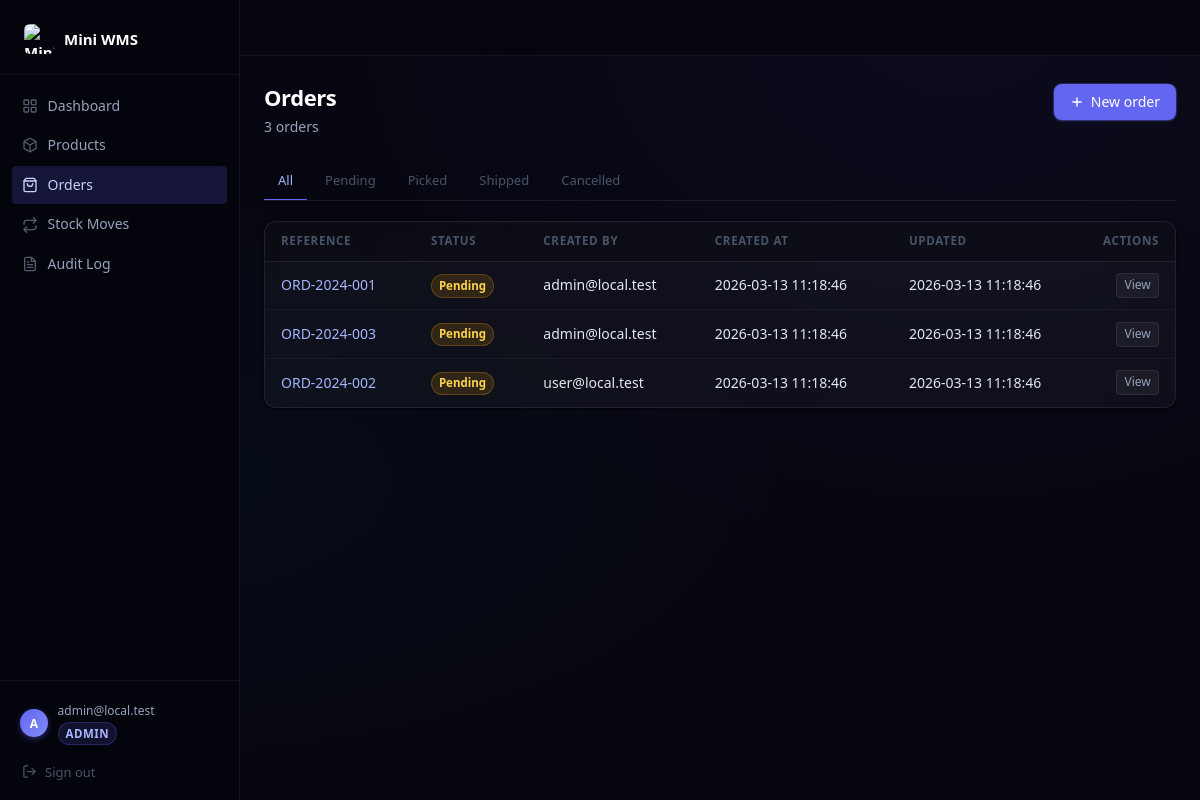
Screenshot of /orders.php (signed in) with the database file from the repository.
### tables this page shows
CREATE TABLE IF NOT EXISTS orders (
    id         INT UNSIGNED AUTO_INCREMENT PRIMARY KEY,
    reference  VARCHAR(64)  NOT NULL,
    status     ENUM('pending', 'picked', 'shipped', 'cancelled') NOT NULL DEFAULT 'pending',
    created_by INT UNSIGNED NOT NULL,
    created_at DATETIME NOT NULL DEFAULT CURRENT_TIMESTAMP,
    updated_at DATETIME NOT NULL DEFAULT CURRENT_TIMESTAMP ON UPDATE CURRENT_TIMESTAMP,
    UNIQUE KEY uq_orders_reference (reference),
    CONSTRAINT fk_orders_created_by FOREIGN KEY (created_by) REFERENCES users (id)
);

CREATE TABLE IF NOT EXISTS users (
    id            INT UNSIGNED AUTO_INCREMENT PRIMARY KEY,
    email         VARCHAR(255) NOT NULL,
    password_hash VARCHAR(255) NOT NULL,
    role          ENUM('admin', 'user') NOT NULL DEFAULT 'user',
    created_at    DATETIME NOT NULL DEFAULT CURRENT_TIMESTAMP,
    UNIQUE KEY uq_users_email (email)
);

### app/lib/validators.php (called while the page is built, shortened)
<?php
function sanitize_string(string $value, int $maxLen = 255): string
{
    return mb_substr(trim(strip_tags($value)), 0, $maxLen);
}

### app/config/db.php (called while the page is built, shortened)
<?php
function db(): PDO
{
    static $pdo = null;
    if ($pdo !== null) {
        return $pdo;
    }
    $host = $_ENV['DB_HOST'] ?? '127.0.0.1';
    $port = $_ENV['DB_PORT'] ?? '3306';
    $name = $_ENV['DB_NAME'] ?? 'mini_wms';
    $user = $_ENV['DB_USER'] ?? 'root';
    $pass = $_ENV['DB_PASS'] ?? '';
    $dsn = "mysql:host={$host};port={$port};dbname={$name};charset=utf8mb4";
    try {
        $pdo = new PDO($dsn, $user, $pass, [
            PDO::ATTR_ERRMODE            => PDO::ERRMODE_EXCEPTION,
            PDO::ATTR_DEFAULT_FETCH_MODE => PDO::FETCH_ASSOC,
            PDO::ATTR_EMULATE_PREPARES   => false,
            PDO::MYSQL_ATTR_INIT_COMMAND => "SET NAMES utf8mb4 COLLATE utf8mb4_unicode_ci",
        ]);
    } catch (PDOException $e) {
        error_log('[DB] Connection failed: ' . $e->getMessage(), 3, LOG_PATH);
        throw new RuntimeException('Database connection failed');
    }
    return $pdo;
}

### app/models/Order.php (called while the page is built, shortened)
<?php
class Order
{
    public static function count(string $status = ''): int
    {
        if ($status !== '') {
            $stmt = db()->prepare('SELECT COUNT(*) FROM orders WHERE status = :s');
            $stmt->execute([':s' => $status]);
        } else {
            $stmt = db()->query('SELECT COUNT(*) FROM orders');
        }
        return (int) $stmt->fetchColumn();
    }
    public static function findAll(string $status = '', int $page = 1, int $perPage = self::PER_PAGE): array
    {
        $offset = ($page - 1) * $perPage;
        $where  = $status !== '' ? 'WHERE o.status = :status' : '';
        $sql    = "SELECT o.*, u.email AS creator_email
                   FROM orders o
                   JOIN users u ON o.created_by = u.id
                   {$where}
                   ORDER BY o.created_at DESC
                   LIMIT :limit OFFSET :offset";
        $stmt = db()->prepare($sql);
        $stmt->bindValue(':limit',  $perPage, PDO::PARAM_INT);
        $stmt->bindValue(':offset', $offset,  PDO::PARAM_INT);
        $stmt->execute();
        return $stmt->fetchAll();
    }
}

### app/lib/auth.php (called while the page is built, shortened)
<?php
function e(string $s): string
{
    return htmlspecialchars($s, ENT_QUOTES | ENT_SUBSTITUTE, 'UTF-8');
}

### public/orders.php (the view, shortened to what this page needs)
<?php
require_once dirname(__DIR__) . '/app/config/bootstrap.php';
$status  = sanitize_string($_GET['status'] ?? '', 20);
$page    = max(1, (int)($_GET['page'] ?? 1));
$perPage = 20;
try {
    $total  = Order::count($status);
    $orders = Order::findAll($status, $page, $perPage);
} catch (\Throwable $e) {
    error_log('[orders] ' . $e->getMessage(), 3, LOG_PATH);
    $total = $pages = 0;
    $orders = [];
}
$statusLabels = [
    'pending'   => 'Pending',
    'picked'    => 'Picked',
    'shipped'   => 'Shipped',
    'cancelled' => 'Cancelled',
];
$statusColors = [
    'pending'   => 'warning',
    'picked'    => 'primary',
    'shipped'   => 'success',
    'cancelled' => 'danger',
];
?>
<div class="page-header">
    <div>
        <h1 class="page-title">Orders</h1>
        <?php if ($total > 0): ?>
        <p class="page-subtitle"><?= e((string)$total) ?> order<?= $total > 1 ? 's' : '' ?></p>
        <?php endif; ?>
    </div>
    <a href="order_new.php" class="btn btn-primary">
        <svg width="14" height="14" viewBox="0 0 24 24" fill="none" stroke="currentColor" stroke-width="2.5" stroke-linecap="round"><line x1="12" y1="5" x2="12" y2="19"/><line x1="5" y1="12" x2="19" y2="12"/></svg>
        New order
    </a>
</div>
<div class="status-tabs" role="tablist" aria-label="Filter by status">
    <a href="orders.php"
       class="tab-link <?= $status === '' ? 'active' : '' ?>"
       data-status="all" role="tab"
       aria-selected="<?= $status === '' ? 'true' : 'false' ?>">All</a>
    <a href="orders.php?status=pending"
       class="tab-link <?= $status === 'pending' ? 'active' : '' ?>"
       data-status="pending" role="tab"
       aria-selected="<?= $status === 'pending' ? 'true' : 'false' ?>">Pending</a>
    <a href="orders.php?status=picked"
       class="tab-link <?= $status === 'picked' ? 'active' : '' ?>"
       data-status="picked" role="tab"
       aria-selected="<?= $status === 'picked' ? 'true' : 'false' ?>">Picked</a>
    <a href="orders.php?status=shipped"
       class="tab-link <?= $status === 'shipped' ? 'active' : '' ?>"
       data-status="shipped" role="tab"
       aria-selected="<?= $status === 'shipped' ? 'true' : 'false' ?>">Shipped</a>
    <a href="orders.php?status=cancelled"
       class="tab-link <?= $status === 'cancelled' ? 'active' : '' ?>"
       data-status="cancelled" role="tab"
       aria-selected="<?= $status === 'cancelled' ? 'true' : 'false' ?>">Cancelled</a>
</div>
<?php if (empty($orders)): ?>
    <div class="empty-state">
        <svg width="40" height="40" viewBox="0 0 24 24" fill="none" stroke="currentColor" stroke-width="1.5"><path d="M6 2 3 6v14a2 2 0 0 0 2 2h14a2 2 0 0 0 2-2V6l-3-4z"/><line x1="3" y1="6" x2="21" y2="6"/><path d="M16 10a4 4 0 0 1-8 0"/></svg>
        <p>No orders<?= $status ? ' for this status' : '' ?>.</p>
        <a href="order_new.php" class="btn btn-primary btn-sm">Create an order</a>
    </div>
<?php else: ?>
<div class="table-wrap">
<table class="table">
    <thead>
        <tr>
            <th>Reference</th>
            <th>Status</th>
            <th>Created by</th>
            <th>Created at</th>
            <th>Updated</th>
            <th class="col-actions">Actions</th>
        </tr>
    </thead>
    <tbody>
    <?php foreach ($orders as $order): ?>
        <tr data-href="order_view.php?id=<?= (int)$order['id'] ?>">
            <td class="font-medium"><a href="order_view.php?id=<?= (int)$order['id'] ?>"><?= e($order['reference']) ?></a></td>
            <td><span class="badge badge-<?= e($statusColors[$order['status']] ?? 'secondary') ?>"><?= e($statusLabels[$order['status']] ?? $order['status']) ?></span></td>
            <td class="text-muted"><?= e($order['creator_email']) ?></td>
            <td class="text-muted"><?= e($order['created_at']) ?></td>
            <td class="text-muted"><?= e($order['updated_at']) ?></td>
            <td class="col-actions">
                <a href="order_view.php?id=<?= (int)$order['id'] ?>" class="btn btn-xs btn-outline">View</a>
            </td>
        </tr>
    <?php endforeach; ?>
    </tbody>
</table>
</div>
<?php endif; ?>
<?php
include dirname(__DIR__) . '/app/views/layout.php';

### rows the page displays
orders: reference "ORD-2024-001", status "Pending", created_by.email "admin@local.test", created_at "2026-03-13 11:18:46", updated_at "2026-03-13 11:18:46"
orders: reference "ORD-2024-003", status "Pending", created_by.email "admin@local.test", created_at "2026-03-13 11:18:46", updated_at "2026-03-13 11:18:46"
orders: reference "ORD-2024-002", status "Pending", created_by.email "user@local.test", created_at "2026-03-13 11:18:46", updated_at "2026-03-13 11:18:46"

### other values shown
substr($currentUser['email'] ?? 'U', 0, 1) "A"
$currentUser['email'] "admin@local.test"
$currentUser['role'] "ADMIN"
$total "3"
